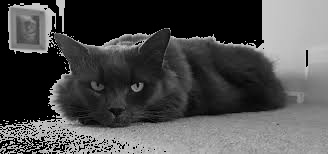
//> input picture scratch/week08/starter/opencv/access_pixels/build/test.jpg, 328 x 154 px
$ ./access_pixels build/test.jpg out.png   (built with g++ and OpenCV 4)
//> lines starting //> are read from the running program, lines starting //| are printed output that depends on the picture
#include <stdio.h>
#include <opencv2/opencv.hpp>

using namespace cv;

int main(int argc, char **argv)
{
    if (argc != 3)
    {
        printf("usage: ./access_pixels <Image_Path> <Save_image>\n");
        return -1;
    }

    Mat image;
    image = imread(argv[1], IMREAD_GRAYSCALE);
//> image is the input picture: 154 rows x 328 cols, CV_8UC1; min 0, max 206, mean 78

    if (!image.data)
    {
        printf("No image data \n");
        return -1;
    }

    int white_count = 0;
    unsigned char thresh = 200;
    for (int i = 0; i < image.rows; i++)
    {
        for (int j = 0; j < image.cols; j++)
        {
            unsigned char &pixel = image.at<unsigned char>(i, j);
            if (pixel > thresh)
            {
                white_count++;
                pixel = 0;
            }
        }
    }
//> this loop made 154 passes
//> white_count on passes 1 to 3: 1, 2, 5
//> after the loop, white_count = 150
    std::cout << "There are " << white_count << " white-ish pixels" << std::endl;
//| There are 150 white-ish pixels
    namedWindow("Image", WINDOW_AUTOSIZE);
    imshow("Image", image);
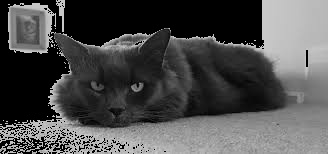
//> window 'Image': 154 rows x 328 cols, CV_8UC1; min 0, max 200, mean 77.4
    imwrite(argv[2], image);

    waitKey(0);

    return 0;
}
